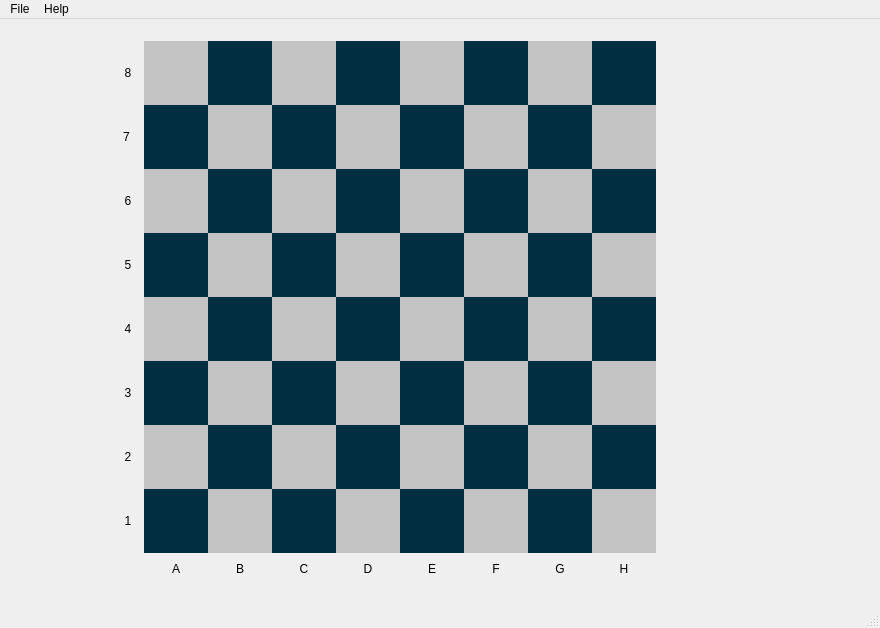
<?xml version="1.0" encoding="UTF-8"?>
<ui version="4.0">
 <class>ChessMateGui</class>
 <widget class="QMainWindow" name="ChessMateGui">
  <property name="geometry">
   <rect>
    <x>0</x>
    <y>0</y>
    <width>880</width>
    <height>628</height>
   </rect>
  </property>
  <property name="windowTitle">
   <string>ChessMate</string>
  </property>
  <property name="styleSheet">
   <string notr="true"/>
  </property>
  <widget class="QWidget" name="centralWidget">
   <widget class="chessmate::ChessMateTile" name="A8">
    <property name="geometry">
     <rect>
      <x>144</x>
      <y>22</y>
      <width>64</width>
      <height>64</height>
     </rect>
    </property>
    <property name="styleSheet">
     <string notr="true">background-color: rgb(195, 195, 195);</string>
    </property>
    <property name="text">
     <string/>
    </property>
    <property name="pixmap">
     <pixmap resource="chessmate_gui.qrc">:/images/rook_black.png</pixmap>
    </property>
    <property name="scaledContents">
     <bool>true</bool>
    </property>
   </widget>
   <widget class="chessmate::ChessMateTile" name="B8">
    <property name="geometry">
     <rect>
      <x>208</x>
      <y>22</y>
      <width>64</width>
      <height>64</height>
     </rect>
    </property>
    <property name="styleSheet">
     <string notr="true">background-color: rgb(1, 46, 65);</string>
    </property>
    <property name="text">
     <string/>
    </property>
    <property name="pixmap">
     <pixmap resource="chessmate_gui.qrc">:/images/knight_black.png</pixmap>
    </property>
    <property name="scaledContents">
     <bool>true</bool>
    </property>
   </widget>
   <widget class="chessmate::ChessMateTile" name="E8">
    <property name="geometry">
     <rect>
      <x>400</x>
      <y>22</y>
      <width>64</width>
      <height>64</height>
     </rect>
    </property>
    <property name="styleSheet">
     <string notr="true">background-color: rgb(195, 195, 195);</string>
    </property>
    <property name="text">
     <string/>
    </property>
    <property name="pixmap">
     <pixmap resource="chessmate_gui.qrc">:/images/king_black.png</pixmap>
    </property>
    <property name="scaledContents">
     <bool>true</bool>
    </property>
   </widget>
   <widget class="chessmate::ChessMateTile" name="F8">
    <property name="geometry">
     <rect>
      <x>464</x>
      <y>22</y>
      <width>64</width>
      <height>64</height>
     </rect>
    </property>
    <property name="styleSheet">
     <string notr="true">background-color: rgb(1, 46, 65);</string>
    </property>
    <property name="text">
     <string/>
    </property>
    <property name="pixmap">
     <pixmap resource="chessmate_gui.qrc">:/images/bishop_black.png</pixmap>
    </property>
    <property name="scaledContents">
     <bool>true</bool>
    </property>
   </widget>
   <widget class="chessmate::ChessMateTile" name="C8">
    <property name="geometry">
     <rect>
      <x>272</x>
      <y>22</y>
      <width>64</width>
      <height>64</height>
     </rect>
    </property>
    <property name="styleSheet">
     <string notr="true">background-color: rgb(195, 195, 195);</string>
    </property>
    <property name="text">
     <string/>
    </property>
    <property name="pixmap">
     <pixmap resource="chessmate_gui.qrc">:/images/bishop_black.png</pixmap>
    </property>
    <property name="scaledContents">
     <bool>true</bool>
    </property>
   </widget>
   <widget class="chessmate::ChessMateTile" name="D8">
    <property name="geometry">
     <rect>
      <x>336</x>
      <y>22</y>
      <width>64</width>
      <height>64</height>
     </rect>
    </property>
    <property name="styleSheet">
     <string notr="true">background-color: rgb(1, 46, 65);</string>
    </property>
    <property name="text">
     <string/>
    </property>
    <property name="pixmap">
     <pixmap resource="chessmate_gui.qrc">:/images/queen_black.png</pixmap>
    </property>
    <property name="scaledContents">
     <bool>true</bool>
    </property>
   </widget>
   <widget class="chessmate::ChessMateTile" name="G8">
    <property name="geometry">
     <rect>
      <x>528</x>
      <y>22</y>
      <width>64</width>
      <height>64</height>
     </rect>
    </property>
    <property name="styleSheet">
     <string notr="true">background-color: rgb(195, 195, 195);</string>
    </property>
    <property name="text">
     <string/>
    </property>
    <property name="pixmap">
     <pixmap resource="chessmate_gui.qrc">:/images/knight_black.png</pixmap>
    </property>
    <property name="scaledContents">
     <bool>true</bool>
    </property>
   </widget>
   <widget class="chessmate::ChessMateTile" name="H8">
    <property name="geometry">
     <rect>
      <x>592</x>
      <y>22</y>
      <width>64</width>
      <height>64</height>
     </rect>
    </property>
    <property name="styleSheet">
     <string notr="true">background-color: rgb(1, 46, 65);</string>
    </property>
    <property name="text">
     <string/>
    </property>
    <property name="pixmap">
     <pixmap resource="chessmate_gui.qrc">:/images/rook_black.png</pixmap>
    </property>
    <property name="scaledContents">
     <bool>true</bool>
    </property>
   </widget>
   <widget class="chessmate::ChessMateTile" name="A7">
    <property name="geometry">
     <rect>
      <x>144</x>
      <y>86</y>
      <width>64</width>
      <height>64</height>
     </rect>
    </property>
    <property name="styleSheet">
     <string notr="true">background-color: rgb(1, 46, 65);</string>
    </property>
    <property name="text">
     <string/>
    </property>
    <property name="pixmap">
     <pixmap resource="chessmate_gui.qrc">:/images/pawn_black.png</pixmap>
    </property>
    <property name="scaledContents">
     <bool>true</bool>
    </property>
   </widget>
   <widget class="chessmate::ChessMateTile" name="E7">
    <property name="geometry">
     <rect>
      <x>400</x>
      <y>86</y>
      <width>64</width>
      <height>64</height>
     </rect>
    </property>
    <property name="styleSheet">
     <string notr="true">background-color: rgb(1, 46, 65);</string>
    </property>
    <property name="text">
     <string/>
    </property>
    <property name="pixmap">
     <pixmap resource="chessmate_gui.qrc">:/images/pawn_black.png</pixmap>
    </property>
    <property name="scaledContents">
     <bool>true</bool>
    </property>
   </widget>
   <widget class="chessmate::ChessMateTile" name="D7">
    <property name="geometry">
     <rect>
      <x>336</x>
      <y>86</y>
      <width>64</width>
      <height>64</height>
     </rect>
    </property>
    <property name="styleSheet">
     <string notr="true">background-color: rgb(195, 195, 195);</string>
    </property>
    <property name="text">
     <string/>
    </property>
    <property name="pixmap">
     <pixmap resource="chessmate_gui.qrc">:/images/pawn_black.png</pixmap>
    </property>
    <property name="scaledContents">
     <bool>true</bool>
    </property>
   </widget>
   <widget class="chessmate::ChessMateTile" name="B7">
    <property name="geometry">
     <rect>
      <x>208</x>
      <y>86</y>
      <width>64</width>
      <height>64</height>
     </rect>
    </property>
    <property name="styleSheet">
     <string notr="true">background-color: rgb(195, 195, 195);</string>
    </property>
    <property name="text">
     <string/>
    </property>
    <property name="pixmap">
     <pixmap resource="chessmate_gui.qrc">:/images/pawn_black.png</pixmap>
    </property>
    <property name="scaledContents">
     <bool>true</bool>
    </property>
   </widget>
   <widget class="chessmate::ChessMateTile" name="H7">
    <property name="geometry">
     <rect>
      <x>592</x>
      <y>86</y>
      <width>64</width>
      <height>64</height>
     </rect>
    </property>
    <property name="styleSheet">
     <string notr="true">background-color: rgb(195, 195, 195);</string>
    </property>
    <property name="text">
     <string/>
    </property>
    <property name="pixmap">
     <pixmap resource="chessmate_gui.qrc">:/images/pawn_black.png</pixmap>
    </property>
    <property name="scaledContents">
     <bool>true</bool>
    </property>
   </widget>
   <widget class="chessmate::ChessMateTile" name="C7">
    <property name="geometry">
     <rect>
      <x>272</x>
      <y>86</y>
      <width>64</width>
      <height>64</height>
     </rect>
    </property>
    <property name="styleSheet">
     <string notr="true">background-color: rgb(1, 46, 65);</string>
    </property>
    <property name="text">
     <string/>
    </property>
    <property name="pixmap">
     <pixmap resource="chessmate_gui.qrc">:/images/pawn_black.png</pixmap>
    </property>
    <property name="scaledContents">
     <bool>true</bool>
    </property>
   </widget>
   <widget class="chessmate::ChessMateTile" name="F7">
    <property name="geometry">
     <rect>
      <x>464</x>
      <y>86</y>
      <width>64</width>
      <height>64</height>
     </rect>
    </property>
    <property name="styleSheet">
     <string notr="true">background-color: rgb(195, 195, 195);</string>
    </property>
    <property name="text">
     <string/>
    </property>
    <property name="pixmap">
     <pixmap resource="chessmate_gui.qrc">:/images/pawn_black.png</pixmap>
    </property>
    <property name="scaledContents">
     <bool>true</bool>
    </property>
   </widget>
   <widget class="chessmate::ChessMateTile" name="G7">
    <property name="geometry">
     <rect>
      <x>528</x>
      <y>86</y>
      <width>64</width>
      <height>64</height>
     </rect>
    </property>
    <property name="styleSheet">
     <string notr="true">background-color: rgb(1, 46, 65);</string>
    </property>
    <property name="text">
     <string/>
    </property>
    <property name="pixmap">
     <pixmap resource="chessmate_gui.qrc">:/images/pawn_black.png</pixmap>
    </property>
    <property name="scaledContents">
     <bool>true</bool>
    </property>
   </widget>
   <widget class="chessmate::ChessMateTile" name="D5">
    <property name="geometry">
     <rect>
      <x>336</x>
      <y>214</y>
      <width>64</width>
      <height>64</height>
     </rect>
    </property>
    <property name="styleSheet">
     <string notr="true">background-color: rgb(195, 195, 195);</string>
    </property>
    <property name="text">
     <string/>
    </property>
    <property name="scaledContents">
     <bool>true</bool>
    </property>
   </widget>
   <widget class="chessmate::ChessMateTile" name="H6">
    <property name="geometry">
     <rect>
      <x>592</x>
      <y>150</y>
      <width>64</width>
      <height>64</height>
     </rect>
    </property>
    <property name="styleSheet">
     <string notr="true">background-color: rgb(1, 46, 65);</string>
    </property>
    <property name="text">
     <string/>
    </property>
    <property name="scaledContents">
     <bool>true</bool>
    </property>
   </widget>
   <widget class="chessmate::ChessMateTile" name="D6">
    <property name="geometry">
     <rect>
      <x>336</x>
      <y>150</y>
      <width>64</width>
      <height>64</height>
     </rect>
    </property>
    <property name="styleSheet">
     <string notr="true">background-color: rgb(1, 46, 65);</string>
    </property>
    <property name="text">
     <string/>
    </property>
    <property name="scaledContents">
     <bool>true</bool>
    </property>
   </widget>
   <widget class="chessmate::ChessMateTile" name="C6">
    <property name="geometry">
     <rect>
      <x>272</x>
      <y>150</y>
      <width>64</width>
      <height>64</height>
     </rect>
    </property>
    <property name="styleSheet">
     <string notr="true">background-color: rgb(195, 195, 195);</string>
    </property>
    <property name="text">
     <string/>
    </property>
    <property name="scaledContents">
     <bool>true</bool>
    </property>
   </widget>
   <widget class="chessmate::ChessMateTile" name="B5">
    <property name="geometry">
     <rect>
      <x>208</x>
      <y>214</y>
      <width>64</width>
      <height>64</height>
     </rect>
    </property>
    <property name="styleSheet">
     <string notr="true">background-color: rgb(195, 195, 195);</string>
    </property>
    <property name="text">
     <string/>
    </property>
    <property name="scaledContents">
     <bool>true</bool>
    </property>
   </widget>
   <widget class="chessmate::ChessMateTile" name="A6">
    <property name="geometry">
     <rect>
      <x>144</x>
      <y>150</y>
      <width>64</width>
      <height>64</height>
     </rect>
    </property>
    <property name="styleSheet">
     <string notr="true">background-color: rgb(195, 195, 195);</string>
    </property>
    <property name="text">
     <string/>
    </property>
    <property name="scaledContents">
     <bool>true</bool>
    </property>
   </widget>
   <widget class="chessmate::ChessMateTile" name="G6">
    <property name="geometry">
     <rect>
      <x>528</x>
      <y>150</y>
      <width>64</width>
      <height>64</height>
     </rect>
    </property>
    <property name="styleSheet">
     <string notr="true">background-color: rgb(195, 195, 195);</string>
    </property>
    <property name="text">
     <string/>
    </property>
    <property name="scaledContents">
     <bool>true</bool>
    </property>
   </widget>
   <widget class="chessmate::ChessMateTile" name="B6">
    <property name="geometry">
     <rect>
      <x>208</x>
      <y>150</y>
      <width>64</width>
      <height>64</height>
     </rect>
    </property>
    <property name="styleSheet">
     <string notr="true">background-color: rgb(1, 46, 65);</string>
    </property>
    <property name="text">
     <string/>
    </property>
    <property name="scaledContents">
     <bool>true</bool>
    </property>
   </widget>
   <widget class="chessmate::ChessMateTile" name="E6">
    <property name="geometry">
     <rect>
      <x>400</x>
      <y>150</y>
      <width>64</width>
      <height>64</height>
     </rect>
    </property>
    <property name="styleSheet">
     <string notr="true">background-color: rgb(195, 195, 195);</string>
    </property>
    <property name="text">
     <string/>
    </property>
    <property name="scaledContents">
     <bool>true</bool>
    </property>
   </widget>
   <widget class="chessmate::ChessMateTile" name="F6">
    <property name="geometry">
     <rect>
      <x>464</x>
      <y>150</y>
      <width>64</width>
      <height>64</height>
     </rect>
    </property>
    <property name="styleSheet">
     <string notr="true">background-color: rgb(1, 46, 65);</string>
    </property>
    <property name="text">
     <string/>
    </property>
    <property name="scaledContents">
     <bool>true</bool>
    </property>
   </widget>
   <widget class="chessmate::ChessMateTile" name="F5">
    <property name="geometry">
     <rect>
      <x>464</x>
      <y>214</y>
      <width>64</width>
      <height>64</height>
     </rect>
    </property>
    <property name="styleSheet">
     <string notr="true">background-color: rgb(195, 195, 195);</string>
    </property>
    <property name="text">
     <string/>
    </property>
    <property name="scaledContents">
     <bool>true</bool>
    </property>
   </widget>
   <widget class="chessmate::ChessMateTile" name="C5">
    <property name="geometry">
     <rect>
      <x>272</x>
      <y>214</y>
      <width>64</width>
      <height>64</height>
     </rect>
    </property>
    <property name="styleSheet">
     <string notr="true">background-color: rgb(1, 46, 65);</string>
    </property>
    <property name="text">
     <string/>
    </property>
    <property name="scaledContents">
     <bool>true</bool>
    </property>
   </widget>
   <widget class="chessmate::ChessMateTile" name="A5">
    <property name="geometry">
     <rect>
      <x>144</x>
      <y>214</y>
      <width>64</width>
      <height>64</height>
     </rect>
    </property>
    <property name="styleSheet">
     <string notr="true">background-color: rgb(1, 46, 65);</string>
    </property>
    <property name="text">
     <string/>
    </property>
    <property name="scaledContents">
     <bool>true</bool>
    </property>
   </widget>
   <widget class="chessmate::ChessMateTile" name="E5">
    <property name="geometry">
     <rect>
      <x>400</x>
      <y>214</y>
      <width>64</width>
      <height>64</height>
     </rect>
    </property>
    <property name="styleSheet">
     <string notr="true">background-color: rgb(1, 46, 65);</string>
    </property>
    <property name="text">
     <string/>
    </property>
    <property name="scaledContents">
     <bool>true</bool>
    </property>
   </widget>
   <widget class="chessmate::ChessMateTile" name="H5">
    <property name="geometry">
     <rect>
      <x>592</x>
      <y>214</y>
      <width>64</width>
      <height>64</height>
     </rect>
    </property>
    <property name="styleSheet">
     <string notr="true">background-color: rgb(195, 195, 195);</string>
    </property>
    <property name="text">
     <string/>
    </property>
    <property name="scaledContents">
     <bool>true</bool>
    </property>
   </widget>
   <widget class="chessmate::ChessMateTile" name="G5">
    <property name="geometry">
     <rect>
      <x>528</x>
      <y>214</y>
      <width>64</width>
      <height>64</height>
     </rect>
    </property>
    <property name="styleSheet">
     <string notr="true">background-color: rgb(1, 46, 65);</string>
    </property>
    <property name="text">
     <string/>
    </property>
    <property name="scaledContents">
     <bool>true</bool>
    </property>
   </widget>
   <widget class="chessmate::ChessMateTile" name="H4">
    <property name="geometry">
     <rect>
      <x>592</x>
      <y>278</y>
      <width>64</width>
      <height>64</height>
     </rect>
    </property>
    <property name="styleSheet">
     <string notr="true">background-color: rgb(1, 46, 65);</string>
    </property>
    <property name="text">
     <string/>
    </property>
    <property name="scaledContents">
     <bool>true</bool>
    </property>
   </widget>
   <widget class="chessmate::ChessMateTile" name="E4">
    <property name="geometry">
     <rect>
      <x>400</x>
      <y>278</y>
      <width>64</width>
      <height>64</height>
     </rect>
    </property>
    <property name="styleSheet">
     <string notr="true">background-color: rgb(195, 195, 195);</string>
    </property>
    <property name="text">
     <string/>
    </property>
    <property name="scaledContents">
     <bool>true</bool>
    </property>
   </widget>
   <widget class="chessmate::ChessMateTile" name="D1">
    <property name="geometry">
     <rect>
      <x>336</x>
      <y>470</y>
      <width>64</width>
      <height>64</height>
     </rect>
    </property>
    <property name="styleSheet">
     <string notr="true">background-color: rgb(195, 195, 195);</string>
    </property>
    <property name="text">
     <string/>
    </property>
    <property name="pixmap">
     <pixmap resource="chessmate_gui.qrc">:/images/queen_white.png</pixmap>
    </property>
    <property name="scaledContents">
     <bool>true</bool>
    </property>
   </widget>
   <widget class="chessmate::ChessMateTile" name="F2">
    <property name="geometry">
     <rect>
      <x>464</x>
      <y>406</y>
      <width>64</width>
      <height>64</height>
     </rect>
    </property>
    <property name="styleSheet">
     <string notr="true">background-color: rgb(1, 46, 65);</string>
    </property>
    <property name="text">
     <string/>
    </property>
    <property name="pixmap">
     <pixmap resource="chessmate_gui.qrc">:/images/pawn_white.png</pixmap>
    </property>
    <property name="scaledContents">
     <bool>true</bool>
    </property>
   </widget>
   <widget class="chessmate::ChessMateTile" name="F1">
    <property name="geometry">
     <rect>
      <x>464</x>
      <y>470</y>
      <width>64</width>
      <height>64</height>
     </rect>
    </property>
    <property name="styleSheet">
     <string notr="true">background-color: rgb(195, 195, 195);</string>
    </property>
    <property name="text">
     <string/>
    </property>
    <property name="pixmap">
     <pixmap resource="chessmate_gui.qrc">:/images/bishop_white.png</pixmap>
    </property>
    <property name="scaledContents">
     <bool>true</bool>
    </property>
   </widget>
   <widget class="chessmate::ChessMateTile" name="F3">
    <property name="geometry">
     <rect>
      <x>464</x>
      <y>342</y>
      <width>64</width>
      <height>64</height>
     </rect>
    </property>
    <property name="styleSheet">
     <string notr="true">background-color: rgb(195, 195, 195);</string>
    </property>
    <property name="text">
     <string/>
    </property>
    <property name="scaledContents">
     <bool>true</bool>
    </property>
   </widget>
   <widget class="chessmate::ChessMateTile" name="D2">
    <property name="geometry">
     <rect>
      <x>336</x>
      <y>406</y>
      <width>64</width>
      <height>64</height>
     </rect>
    </property>
    <property name="styleSheet">
     <string notr="true">background-color: rgb(1, 46, 65);</string>
    </property>
    <property name="text">
     <string/>
    </property>
    <property name="pixmap">
     <pixmap resource="chessmate_gui.qrc">:/images/pawn_white.png</pixmap>
    </property>
    <property name="scaledContents">
     <bool>true</bool>
    </property>
   </widget>
   <widget class="chessmate::ChessMateTile" name="B2">
    <property name="geometry">
     <rect>
      <x>208</x>
      <y>406</y>
      <width>64</width>
      <height>64</height>
     </rect>
    </property>
    <property name="styleSheet">
     <string notr="true">background-color: rgb(1, 46, 65);</string>
    </property>
    <property name="text">
     <string/>
    </property>
    <property name="pixmap">
     <pixmap resource="chessmate_gui.qrc">:/images/pawn_white.png</pixmap>
    </property>
    <property name="scaledContents">
     <bool>true</bool>
    </property>
   </widget>
   <widget class="chessmate::ChessMateTile" name="A4">
    <property name="geometry">
     <rect>
      <x>144</x>
      <y>278</y>
      <width>64</width>
      <height>64</height>
     </rect>
    </property>
    <property name="styleSheet">
     <string notr="true">background-color: rgb(195, 195, 195);</string>
    </property>
    <property name="text">
     <string/>
    </property>
    <property name="scaledContents">
     <bool>true</bool>
    </property>
   </widget>
   <widget class="chessmate::ChessMateTile" name="D4">
    <property name="geometry">
     <rect>
      <x>336</x>
      <y>278</y>
      <width>64</width>
      <height>64</height>
     </rect>
    </property>
    <property name="styleSheet">
     <string notr="true">background-color: rgb(1, 46, 65);</string>
    </property>
    <property name="text">
     <string/>
    </property>
    <property name="scaledContents">
     <bool>true</bool>
    </property>
   </widget>
   <widget class="chessmate::ChessMateTile" name="C3">
    <property name="geometry">
     <rect>
      <x>272</x>
      <y>342</y>
      <width>64</width>
      <height>64</height>
     </rect>
    </property>
    <property name="styleSheet">
     <string notr="true">background-color: rgb(1, 46, 65);</string>
    </property>
    <property name="text">
     <string/>
    </property>
    <property name="scaledContents">
     <bool>true</bool>
    </property>
   </widget>
   <widget class="chessmate::ChessMateTile" name="A3">
    <property name="geometry">
     <rect>
      <x>144</x>
      <y>342</y>
      <width>64</width>
      <height>64</height>
     </rect>
    </property>
    <property name="styleSheet">
     <string notr="true">background-color: rgb(1, 46, 65);</string>
    </property>
    <property name="text">
     <string/>
    </property>
    <property name="scaledContents">
     <bool>true</bool>
    </property>
   </widget>
   <widget class="chessmate::ChessMateTile" name="E2">
    <property name="geometry">
     <rect>
      <x>400</x>
      <y>406</y>
      <width>64</width>
      <height>64</height>
     </rect>
    </property>
    <property name="styleSheet">
     <string notr="true">background-color: rgb(195, 195, 195);</string>
    </property>
    <property name="text">
     <string/>
    </property>
    <property name="pixmap">
     <pixmap resource="chessmate_gui.qrc">:/images/pawn_white.png</pixmap>
    </property>
    <property name="scaledContents">
     <bool>true</bool>
    </property>
   </widget>
   <widget class="chessmate::ChessMateTile" name="G1">
    <property name="geometry">
     <rect>
      <x>528</x>
      <y>470</y>
      <width>64</width>
      <height>64</height>
     </rect>
    </property>
    <property name="styleSheet">
     <string notr="true">background-color: rgb(1, 46, 65);</string>
    </property>
    <property name="text">
     <string/>
    </property>
    <property name="pixmap">
     <pixmap resource="chessmate_gui.qrc">:/images/knight_white.png</pixmap>
    </property>
    <property name="scaledContents">
     <bool>true</bool>
    </property>
   </widget>
   <widget class="chessmate::ChessMateTile" name="C2">
    <property name="geometry">
     <rect>
      <x>272</x>
      <y>406</y>
      <width>64</width>
      <height>64</height>
     </rect>
    </property>
    <property name="styleSheet">
     <string notr="true">background-color: rgb(195, 195, 195);</string>
    </property>
    <property name="text">
     <string/>
    </property>
    <property name="pixmap">
     <pixmap resource="chessmate_gui.qrc">:/images/pawn_white.png</pixmap>
    </property>
    <property name="scaledContents">
     <bool>true</bool>
    </property>
   </widget>
   <widget class="chessmate::ChessMateTile" name="C1">
    <property name="geometry">
     <rect>
      <x>272</x>
      <y>470</y>
      <width>64</width>
      <height>64</height>
     </rect>
    </property>
    <property name="styleSheet">
     <string notr="true">background-color: rgb(1, 46, 65);</string>
    </property>
    <property name="text">
     <string/>
    </property>
    <property name="pixmap">
     <pixmap resource="chessmate_gui.qrc">:/images/bishop_white.png</pixmap>
    </property>
    <property name="scaledContents">
     <bool>true</bool>
    </property>
   </widget>
   <widget class="chessmate::ChessMateTile" name="B1">
    <property name="geometry">
     <rect>
      <x>208</x>
      <y>470</y>
      <width>64</width>
      <height>64</height>
     </rect>
    </property>
    <property name="styleSheet">
     <string notr="true">background-color: rgb(195, 195, 195);</string>
    </property>
    <property name="text">
     <string/>
    </property>
    <property name="pixmap">
     <pixmap resource="chessmate_gui.qrc">:/images/knight_white.png</pixmap>
    </property>
    <property name="scaledContents">
     <bool>true</bool>
    </property>
   </widget>
   <widget class="chessmate::ChessMateTile" name="H1">
    <property name="geometry">
     <rect>
      <x>592</x>
      <y>470</y>
      <width>64</width>
      <height>64</height>
     </rect>
    </property>
    <property name="styleSheet">
     <string notr="true">background-color: rgb(195, 195, 195);</string>
    </property>
    <property name="text">
     <string/>
    </property>
    <property name="pixmap">
     <pixmap resource="chessmate_gui.qrc">:/images/rook_white.png</pixmap>
    </property>
    <property name="scaledContents">
     <bool>true</bool>
    </property>
   </widget>
   <widget class="chessmate::ChessMateTile" name="H2">
    <property name="geometry">
     <rect>
      <x>592</x>
      <y>406</y>
      <width>64</width>
      <height>64</height>
     </rect>
    </property>
    <property name="styleSheet">
     <string notr="true">background-color: rgb(1, 46, 65);</string>
    </property>
    <property name="text">
     <string/>
    </property>
    <property name="pixmap">
     <pixmap resource="chessmate_gui.qrc">:/images/pawn_white.png</pixmap>
    </property>
    <property name="scaledContents">
     <bool>true</bool>
    </property>
   </widget>
   <widget class="chessmate::ChessMateTile" name="D3">
    <property name="geometry">
     <rect>
      <x>336</x>
      <y>342</y>
      <width>64</width>
      <height>64</height>
     </rect>
    </property>
    <property name="styleSheet">
     <string notr="true">background-color: rgb(195, 195, 195);</string>
    </property>
    <property name="text">
     <string/>
    </property>
    <property name="scaledContents">
     <bool>true</bool>
    </property>
   </widget>
   <widget class="chessmate::ChessMateTile" name="G4">
    <property name="geometry">
     <rect>
      <x>528</x>
      <y>278</y>
      <width>64</width>
      <height>64</height>
     </rect>
    </property>
    <property name="styleSheet">
     <string notr="true">background-color: rgb(195, 195, 195);</string>
    </property>
    <property name="text">
     <string/>
    </property>
    <property name="scaledContents">
     <bool>true</bool>
    </property>
   </widget>
   <widget class="chessmate::ChessMateTile" name="B4">
    <property name="geometry">
     <rect>
      <x>208</x>
      <y>278</y>
      <width>64</width>
      <height>64</height>
     </rect>
    </property>
    <property name="styleSheet">
     <string notr="true">background-color: rgb(1, 46, 65);</string>
    </property>
    <property name="text">
     <string/>
    </property>
    <property name="scaledContents">
     <bool>true</bool>
    </property>
   </widget>
   <widget class="chessmate::ChessMateTile" name="F4">
    <property name="geometry">
     <rect>
      <x>464</x>
      <y>278</y>
      <width>64</width>
      <height>64</height>
     </rect>
    </property>
    <property name="styleSheet">
     <string notr="true">background-color: rgb(1, 46, 65);</string>
    </property>
    <property name="text">
     <string/>
    </property>
    <property name="scaledContents">
     <bool>true</bool>
    </property>
   </widget>
   <widget class="chessmate::ChessMateTile" name="B3">
    <property name="geometry">
     <rect>
      <x>208</x>
      <y>342</y>
      <width>64</width>
      <height>64</height>
     </rect>
    </property>
    <property name="styleSheet">
     <string notr="true">background-color: rgb(195, 195, 195);</string>
    </property>
    <property name="text">
     <string/>
    </property>
    <property name="scaledContents">
     <bool>true</bool>
    </property>
   </widget>
   <widget class="chessmate::ChessMateTile" name="H3">
    <property name="geometry">
     <rect>
      <x>592</x>
      <y>342</y>
      <width>64</width>
      <height>64</height>
     </rect>
    </property>
    <property name="styleSheet">
     <string notr="true">background-color: rgb(195, 195, 195);</string>
    </property>
    <property name="text">
     <string/>
    </property>
    <property name="scaledContents">
     <bool>true</bool>
    </property>
   </widget>
   <widget class="chessmate::ChessMateTile" name="E3">
    <property name="geometry">
     <rect>
      <x>400</x>
      <y>342</y>
      <width>64</width>
      <height>64</height>
     </rect>
    </property>
    <property name="styleSheet">
     <string notr="true">background-color: rgb(1, 46, 65);</string>
    </property>
    <property name="text">
     <string/>
    </property>
    <property name="scaledContents">
     <bool>true</bool>
    </property>
   </widget>
   <widget class="chessmate::ChessMateTile" name="G3">
    <property name="geometry">
     <rect>
      <x>528</x>
      <y>342</y>
      <width>64</width>
      <height>64</height>
     </rect>
    </property>
    <property name="styleSheet">
     <string notr="true">background-color: rgb(1, 46, 65);</string>
    </property>
    <property name="text">
     <string/>
    </property>
    <property name="scaledContents">
     <bool>true</bool>
    </property>
   </widget>
   <widget class="chessmate::ChessMateTile" name="A2">
    <property name="geometry">
     <rect>
      <x>144</x>
      <y>406</y>
      <width>64</width>
      <height>64</height>
     </rect>
    </property>
    <property name="styleSheet">
     <string notr="true">background-color: rgb(195, 195, 195);</string>
    </property>
    <property name="text">
     <string/>
    </property>
    <property name="pixmap">
     <pixmap resource="chessmate_gui.qrc">:/images/pawn_white.png</pixmap>
    </property>
    <property name="scaledContents">
     <bool>true</bool>
    </property>
   </widget>
   <widget class="chessmate::ChessMateTile" name="A1">
    <property name="geometry">
     <rect>
      <x>144</x>
      <y>470</y>
      <width>64</width>
      <height>64</height>
     </rect>
    </property>
    <property name="styleSheet">
     <string notr="true">background-color: rgb(1, 46, 65);</string>
    </property>
    <property name="text">
     <string/>
    </property>
    <property name="pixmap">
     <pixmap resource="chessmate_gui.qrc">:/images/rook_white.png</pixmap>
    </property>
    <property name="scaledContents">
     <bool>true</bool>
    </property>
   </widget>
   <widget class="chessmate::ChessMateTile" name="C4">
    <property name="geometry">
     <rect>
      <x>272</x>
      <y>278</y>
      <width>64</width>
      <height>64</height>
     </rect>
    </property>
    <property name="styleSheet">
     <string notr="true">background-color: rgb(195, 195, 195);</string>
    </property>
    <property name="text">
     <string/>
    </property>
    <property name="scaledContents">
     <bool>true</bool>
    </property>
   </widget>
   <widget class="chessmate::ChessMateTile" name="G2">
    <property name="geometry">
     <rect>
      <x>528</x>
      <y>406</y>
      <width>64</width>
      <height>64</height>
     </rect>
    </property>
    <property name="styleSheet">
     <string notr="true">background-color: rgb(195, 195, 195);</string>
    </property>
    <property name="text">
     <string/>
    </property>
    <property name="pixmap">
     <pixmap resource="chessmate_gui.qrc">:/images/pawn_white.png</pixmap>
    </property>
    <property name="scaledContents">
     <bool>true</bool>
    </property>
   </widget>
   <widget class="chessmate::ChessMateTile" name="E1">
    <property name="geometry">
     <rect>
      <x>400</x>
      <y>470</y>
      <width>64</width>
      <height>64</height>
     </rect>
    </property>
    <property name="styleSheet">
     <string notr="true">background-color: rgb(1, 46, 65);</string>
    </property>
    <property name="text">
     <string/>
    </property>
    <property name="pixmap">
     <pixmap resource="chessmate_gui.qrc">:/images/king_white.png</pixmap>
    </property>
    <property name="scaledContents">
     <bool>true</bool>
    </property>
   </widget>
   <widget class="QLabel" name="L8">
    <property name="geometry">
     <rect>
      <x>112</x>
      <y>22</y>
      <width>32</width>
      <height>64</height>
     </rect>
    </property>
    <property name="styleSheet">
     <string notr="true"/>
    </property>
    <property name="text">
     <string>&lt;html&gt;&lt;head/&gt;&lt;body&gt;&lt;p align=&quot;center&quot;&gt;8&lt;/p&gt;&lt;/body&gt;&lt;/html&gt;</string>
    </property>
   </widget>
   <widget class="QLabel" name="L6">
    <property name="geometry">
     <rect>
      <x>112</x>
      <y>150</y>
      <width>32</width>
      <height>64</height>
     </rect>
    </property>
    <property name="styleSheet">
     <string notr="true"/>
    </property>
    <property name="text">
     <string>&lt;html&gt;&lt;head/&gt;&lt;body&gt;&lt;p align=&quot;center&quot;&gt;6&lt;/p&gt;&lt;/body&gt;&lt;/html&gt;</string>
    </property>
   </widget>
   <widget class="QLabel" name="L3">
    <property name="geometry">
     <rect>
      <x>112</x>
      <y>342</y>
      <width>32</width>
      <height>64</height>
     </rect>
    </property>
    <property name="styleSheet">
     <string notr="true"/>
    </property>
    <property name="text">
     <string>&lt;html&gt;&lt;head/&gt;&lt;body&gt;&lt;p align=&quot;center&quot;&gt;3&lt;/p&gt;&lt;/body&gt;&lt;/html&gt;</string>
    </property>
   </widget>
   <widget class="QLabel" name="L7">
    <property name="geometry">
     <rect>
      <x>112</x>
      <y>86</y>
      <width>32</width>
      <height>64</height>
     </rect>
    </property>
    <property name="styleSheet">
     <string notr="true"/>
    </property>
    <property name="text">
     <string>&lt;html&gt;&lt;head/&gt;&lt;body&gt;&lt;p align=&quot;center&quot;&gt;7 &lt;/p&gt;&lt;/body&gt;&lt;/html&gt;</string>
    </property>
   </widget>
   <widget class="QLabel" name="L2">
    <property name="geometry">
     <rect>
      <x>112</x>
      <y>406</y>
      <width>32</width>
      <height>64</height>
     </rect>
    </property>
    <property name="styleSheet">
     <string notr="true"/>
    </property>
    <property name="text">
     <string>&lt;html&gt;&lt;head/&gt;&lt;body&gt;&lt;p align=&quot;center&quot;&gt;2&lt;/p&gt;&lt;/body&gt;&lt;/html&gt;</string>
    </property>
   </widget>
   <widget class="QLabel" name="L1">
    <property name="geometry">
     <rect>
      <x>112</x>
      <y>470</y>
      <width>32</width>
      <height>64</height>
     </rect>
    </property>
    <property name="styleSheet">
     <string notr="true"/>
    </property>
    <property name="text">
     <string>&lt;html&gt;&lt;head/&gt;&lt;body&gt;&lt;p align=&quot;center&quot;&gt;1&lt;/p&gt;&lt;/body&gt;&lt;/html&gt;</string>
    </property>
   </widget>
   <widget class="QLabel" name="L4">
    <property name="geometry">
     <rect>
      <x>112</x>
      <y>278</y>
      <width>32</width>
      <height>64</height>
     </rect>
    </property>
    <property name="styleSheet">
     <string notr="true"/>
    </property>
    <property name="text">
     <string>&lt;html&gt;&lt;head/&gt;&lt;body&gt;&lt;p align=&quot;center&quot;&gt;4&lt;/p&gt;&lt;/body&gt;&lt;/html&gt;</string>
    </property>
   </widget>
   <widget class="QLabel" name="L5">
    <property name="geometry">
     <rect>
      <x>112</x>
      <y>214</y>
      <width>32</width>
      <height>64</height>
     </rect>
    </property>
    <property name="styleSheet">
     <string notr="true"/>
    </property>
    <property name="text">
     <string>&lt;html&gt;&lt;head/&gt;&lt;body&gt;&lt;p align=&quot;center&quot;&gt;5&lt;/p&gt;&lt;/body&gt;&lt;/html&gt;</string>
    </property>
   </widget>
   <widget class="QLabel" name="LF">
    <property name="geometry">
     <rect>
      <x>464</x>
      <y>534</y>
      <width>64</width>
      <height>32</height>
     </rect>
    </property>
    <property name="styleSheet">
     <string notr="true"/>
    </property>
    <property name="text">
     <string>&lt;html&gt;&lt;head/&gt;&lt;body&gt;&lt;p align=&quot;center&quot;&gt;F&lt;/p&gt;&lt;/body&gt;&lt;/html&gt;</string>
    </property>
   </widget>
   <widget class="QLabel" name="LG">
    <property name="geometry">
     <rect>
      <x>528</x>
      <y>534</y>
      <width>64</width>
      <height>32</height>
     </rect>
    </property>
    <property name="styleSheet">
     <string notr="true"/>
    </property>
    <property name="text">
     <string>&lt;html&gt;&lt;head/&gt;&lt;body&gt;&lt;p align=&quot;center&quot;&gt;G&lt;/p&gt;&lt;/body&gt;&lt;/html&gt;</string>
    </property>
   </widget>
   <widget class="QLabel" name="LD">
    <property name="geometry">
     <rect>
      <x>336</x>
      <y>534</y>
      <width>64</width>
      <height>32</height>
     </rect>
    </property>
    <property name="styleSheet">
     <string notr="true"/>
    </property>
    <property name="text">
     <string>&lt;html&gt;&lt;head/&gt;&lt;body&gt;&lt;p align=&quot;center&quot;&gt;D&lt;/p&gt;&lt;/body&gt;&lt;/html&gt;</string>
    </property>
   </widget>
   <widget class="QLabel" name="LB">
    <property name="geometry">
     <rect>
      <x>208</x>
      <y>534</y>
      <width>64</width>
      <height>32</height>
     </rect>
    </property>
    <property name="styleSheet">
     <string notr="true"/>
    </property>
    <property name="text">
     <string>&lt;html&gt;&lt;head/&gt;&lt;body&gt;&lt;p align=&quot;center&quot;&gt;B&lt;/p&gt;&lt;/body&gt;&lt;/html&gt;</string>
    </property>
   </widget>
   <widget class="QLabel" name="LC">
    <property name="geometry">
     <rect>
      <x>272</x>
      <y>534</y>
      <width>64</width>
      <height>32</height>
     </rect>
    </property>
    <property name="styleSheet">
     <string notr="true"/>
    </property>
    <property name="text">
     <string>&lt;html&gt;&lt;head/&gt;&lt;body&gt;&lt;p align=&quot;center&quot;&gt;C&lt;/p&gt;&lt;/body&gt;&lt;/html&gt;</string>
    </property>
   </widget>
   <widget class="QLabel" name="LE">
    <property name="geometry">
     <rect>
      <x>400</x>
      <y>534</y>
      <width>64</width>
      <height>32</height>
     </rect>
    </property>
    <property name="styleSheet">
     <string notr="true"/>
    </property>
    <property name="text">
     <string>&lt;html&gt;&lt;head/&gt;&lt;body&gt;&lt;p align=&quot;center&quot;&gt;E&lt;/p&gt;&lt;/body&gt;&lt;/html&gt;</string>
    </property>
   </widget>
   <widget class="QLabel" name="LH">
    <property name="geometry">
     <rect>
      <x>592</x>
      <y>534</y>
      <width>64</width>
      <height>32</height>
     </rect>
    </property>
    <property name="styleSheet">
     <string notr="true"/>
    </property>
    <property name="text">
     <string>&lt;html&gt;&lt;head/&gt;&lt;body&gt;&lt;p align=&quot;center&quot;&gt;H&lt;/p&gt;&lt;/body&gt;&lt;/html&gt;</string>
    </property>
   </widget>
   <widget class="QLabel" name="LA">
    <property name="geometry">
     <rect>
      <x>144</x>
      <y>534</y>
      <width>64</width>
      <height>32</height>
     </rect>
    </property>
    <property name="styleSheet">
     <string notr="true"/>
    </property>
    <property name="text">
     <string>&lt;html&gt;&lt;head/&gt;&lt;body&gt;&lt;p align=&quot;center&quot;&gt;A&lt;/p&gt;&lt;/body&gt;&lt;/html&gt;</string>
    </property>
   </widget>
  </widget>
  <widget class="QMenuBar" name="menuBar">
   <property name="geometry">
    <rect>
     <x>0</x>
     <y>0</y>
     <width>880</width>
     <height>25</height>
    </rect>
   </property>
   <widget class="QMenu" name="menuFile">
    <property name="title">
     <string>File</string>
    </property>
    <addaction name="actionClose"/>
   </widget>
   <widget class="QMenu" name="menuHelp">
    <property name="title">
     <string>Help</string>
    </property>
   </widget>
   <addaction name="menuFile"/>
   <addaction name="menuHelp"/>
  </widget>
  <widget class="QStatusBar" name="statusBar"/>
  <action name="actionClose">
   <property name="text">
    <string>Close</string>
   </property>
  </action>
 </widget>
 <layoutdefault spacing="6" margin="11"/>
 <customwidgets>
  <customwidget>
   <class>chessmate::ChessMateTile</class>
   <extends>QLabel</extends>
   <header location="global">client/chessmate_tile.h</header>
  </customwidget>
 </customwidgets>
 <resources>
  <include location="chessmate_gui.qrc"/>
 </resources>
 <connections/>
</ui>
